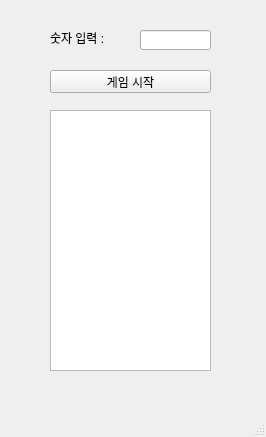
<?xml version="1.0" encoding="UTF-8"?>
<ui version="4.0">
 <class>MainWindow</class>
 <widget class="QMainWindow" name="MainWindow">
  <property name="geometry">
   <rect>
    <x>0</x>
    <y>0</y>
    <width>266</width>
    <height>437</height>
   </rect>
  </property>
  <property name="windowTitle">
   <string>MainWindow</string>
  </property>
  <widget class="QWidget" name="centralwidget">
   <widget class="QLabel" name="lbl">
    <property name="geometry">
     <rect>
      <x>50</x>
      <y>30</y>
      <width>81</width>
      <height>16</height>
     </rect>
    </property>
    <property name="text">
     <string>숫자 입력 :</string>
    </property>
   </widget>
   <widget class="QLineEdit" name="le">
    <property name="geometry">
     <rect>
      <x>140</x>
      <y>30</y>
      <width>71</width>
      <height>20</height>
     </rect>
    </property>
   </widget>
   <widget class="QPushButton" name="pb">
    <property name="geometry">
     <rect>
      <x>50</x>
      <y>70</y>
      <width>161</width>
      <height>23</height>
     </rect>
    </property>
    <property name="text">
     <string>게임 시작</string>
    </property>
   </widget>
   <widget class="QTextEdit" name="te">
    <property name="geometry">
     <rect>
      <x>50</x>
      <y>110</y>
      <width>161</width>
      <height>261</height>
     </rect>
    </property>
   </widget>
  </widget>
  <widget class="QMenuBar" name="menubar">
   <property name="geometry">
    <rect>
     <x>0</x>
     <y>0</y>
     <width>266</width>
     <height>21</height>
    </rect>
   </property>
  </widget>
  <widget class="QStatusBar" name="statusbar"/>
 </widget>
 <resources/>
 <connections/>
</ui>
